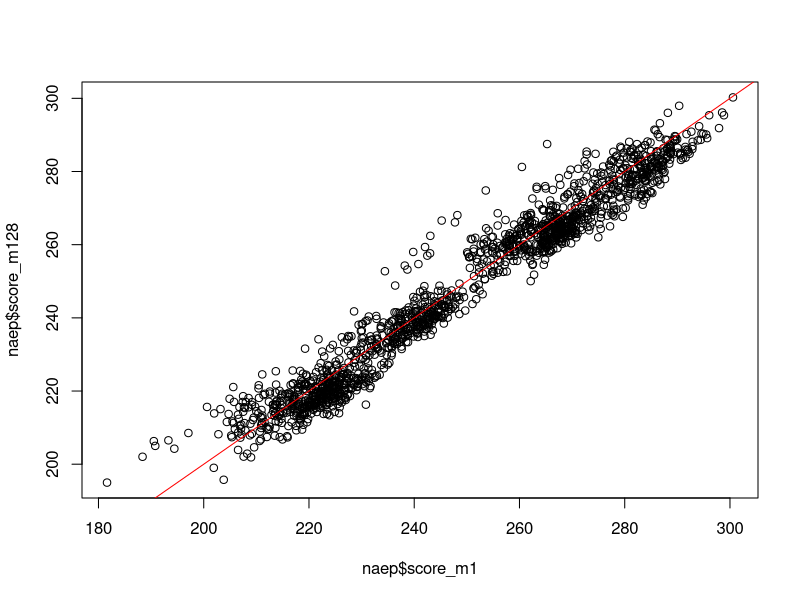

Here is the R script that generated this plot: (Note: this script raises an error after producing the figure.)
# Hannah Recht, 03-16-16
# NAEP adjustments feature

library(dplyr)
library(ggplot2)
library(tidyr)

math4 <- read.csv("data/original/i_math4.csv", stringsAsFactors = F)
math8 <- read.csv("data/original/i_math8.csv", stringsAsFactors = F)
read4 <- read.csv("data/original/i_read4.csv", stringsAsFactors = F)
read8 <- read.csv("data/original/i_read8.csv", stringsAsFactors = F)

math4 <- math4 %>% mutate(grade = 4, subject = "math")
math8 <- math8 %>% mutate(grade = 8, subject = "math")
read4 <- read4 %>% mutate(grade = 4, subject = "reading")
read8 <- read8 %>% mutate(grade = 8, subject = "reading")

naep <- rbind(math4, read4, math8, read8)
naep <- naep %>% select(year, FIPS, grade, subject, everything())

# Plot adjusted vs unadjusted
plot(naep$score_m1, naep$score_m128)
abline(a=0, b=1, col="red")
plot(adj2013$score_m1, adj2013$score_m128)
abline(a=0, b=1, col="red")

# 2013 long subset
adj2013 <- naep[,c(1:27, 29, 283)]
adj2013 <- adj2013 %>% filter(year==2013)
long2013 <- adj2013 %>% mutate(temp = score_m128) %>% 
	gather(type, score, score_m1:score_m128) %>%
	mutate(type = ifelse(type=="score_m1", "unadjusted", "adjusted"))
read4_13 <- long2013 %>% filter(grade==4 & subject=="reading")

read4_13$FIPS <- factor(read4_13$FIPS , levels = read4_13$FIPS[order(read4_13$temp)])
dotplot <- ggplot(read4_13, aes(x=score, y=FIPS, color=type, group=FIPS)) + geom_line(color="black") + geom_point(size=2)
dotplot
png(filename = "charts/reading4_2013.png", width=800, height=1000, res=100)
dotplot
dev.off()